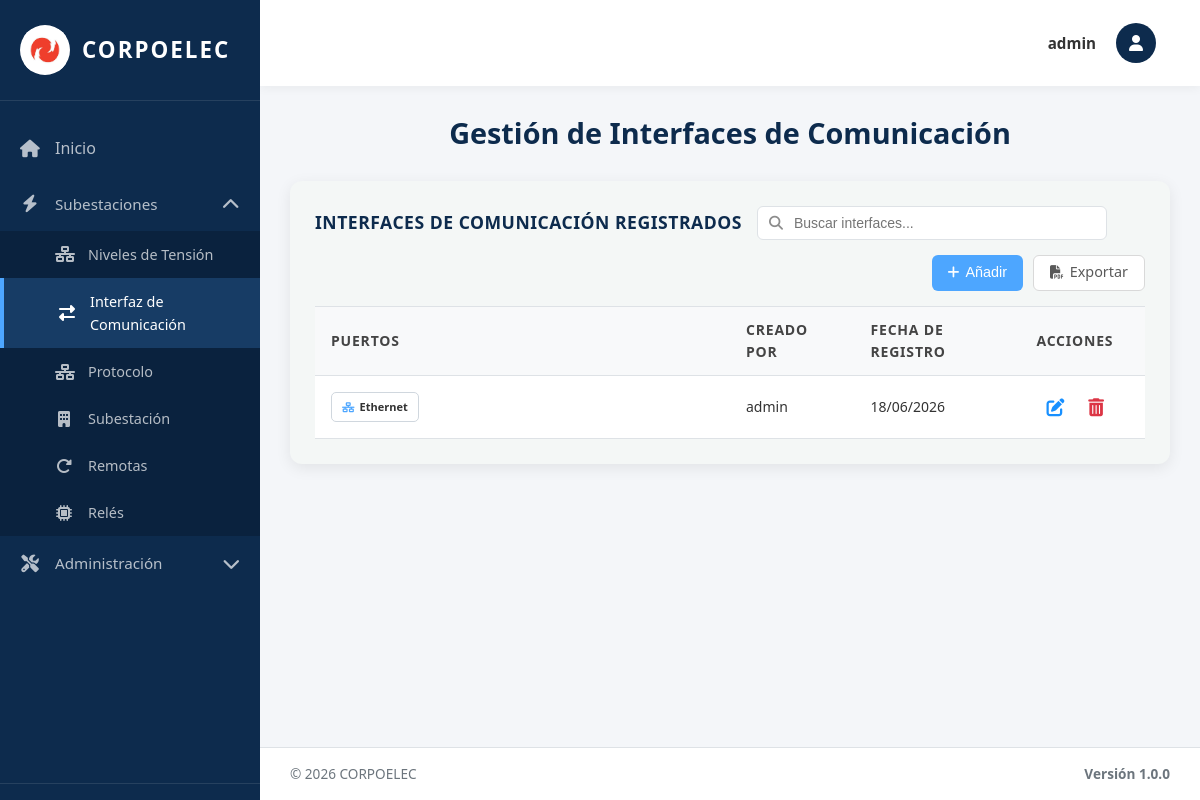
Page /interfaces/ (signed in) on the committed database.
### equipos/models.py (models this page shows, shortened)
class InterfazDeComunicacion(models.Model):
    TIPO_INTERFAZ_CHOICES = [
        ('PUERTOS', 'Puertos de Comunicación'),
        ('PROTOCOLOS', 'Protocolos de Comunicación'),
    ]
    TIPO_PUERTO_CHOICES = [
        ('ETH',   'Ethernet'),
        ('RS232', 'RS-232'),
        ('RS485', 'RS-485'),
        ('USB',   'USB'),
        ('FIBRA', 'Fibra Óptica'),
    ]
    Id_Interfaz = models.AutoField(primary_key=True, serialize=False)
    Puertos_C = models.IntegerField(default=0, verbose_name='Cantidad de Puertos')  # Contador denormalizado para queries rápidas
    Fecha_Reg = models.DateField(auto_now_add=True)
    creado_por = models.ForeignKey(User, on_delete=models.SET_NULL, null=True, blank=True, related_name='interfaces_creadas')
    Tipo_Interfaz = models.CharField(max_length=20, choices=TIPO_INTERFAZ_CHOICES, default='PUERTOS', verbose_name='Tipo de Interfaz')
    Tipo_Puerto = models.CharField(max_length=30, choices=TIPO_PUERTO_CHOICES, blank=True, default='', verbose_name='Tipo de Puerto')
    Activo = models.BooleanField(default=True, verbose_name='Activo')
    class _ActiveManager(models.Manager):
        def get_queryset(self):
            return super().get_queryset().filter(Activo=True)
    objects = models.Manager()
    activos = _ActiveManager()
    class Meta:
        verbose_name = 'Interfaz de Comunicación'
        verbose_name_plural = 'Interfaces de Comunicación'
        ordering = ['Id_Interfaz']

### equipos/views.py (the view, shortened to what this page needs)
# urls.py: path('interfaces/', interfaces_view, name='interfaces'),
@login_required(login_url='/login/')
@no_cache
def interfaces_view(request):
    interfaces_qs = InterfazDeComunicacion.objects.filter(
        Tipo_Interfaz='PUERTOS', Activo=True
    ).order_by('-Fecha_Reg', '-Id_Interfaz')
    paginator = Paginator(interfaces_qs, 10)
    page_number = request.GET.get('page')
    page_obj = paginator.get_page(page_number)
    tipos_registrados = list(
        InterfazDeComunicacion.objects.filter(Tipo_Interfaz='PUERTOS', Activo=True)
        .values_list('Tipo_Puerto', flat=True)
    )
    tipos_personalizados = TipoPuertoPersonalizado.objects.filter(Activo=True)
    context = {
        'title': 'Interfaces de Comunicación',
        'page_obj': page_obj,
        'tipos_registrados': tipos_registrados,
        'tipos_personalizados': tipos_personalizados,
        'is_admin': request.user.is_superuser,
        'puede_crear': puede_crear(request),
        'puede_actualizar': puede_actualizar(request),
        'puede_eliminar': puede_eliminar(request),
    }
    return render(request, 'interfaces.html', context)

### equipos/context_processors.py (called while the page is built, shortened)
def permisos_usuario(request):
    if request.user.is_superuser:
        return {
            'permisos_usuario': {'crear': True, 'actualizar': True, 'eliminar': True},
            'puede_crear': True,
            'puede_actualizar': True,
            'puede_eliminar': True,
        }

### templates/interfaces.html (shortened to what this page needs)
{% extends 'base.html' %}
{% load static %}
{% block content %}
<div class="welcome-text">
  <h2>Gestión de Interfaces de Comunicación</h2>
</div>
<div class="table-section">
<div class="table-header">
  <h3>INTERFACES DE COMUNICACIÓN REGISTRADOS</h3>
  <div class="search-container">
    <input type="text" class="search-input" id="searchInput" placeholder="Buscar interfaces..." onkeyup="filterTable()">
  </div>
  <div class="action-buttons">
    {% if puede_crear %}
    <button class="btn btn-primary btn-add-top" onclick="abrirModal()">
      <i class="fas fa-plus"></i> Añadir
    </button>
    {% endif %}
    <a href="{% url 'exportar_interfaces_pdf' %}" class="btn btn-secondary btn-add-top" title="Exportar PDF">
      <i class="fas fa-file-pdf"></i> Exportar
    </a>
  </div>
</div>
  {% if page_obj.paginator.count > 0 %}
  <table class="data-table">
    <thead>
      <tr>
        <th width="50%">Puertos</th>
        {% if is_admin %}<th width="15%">Creado Por</th>{% endif %}
        <th width="20%">Fecha de Registro</th>
        <th width="15%">Acciones</th>
      </tr>
    </thead>
    <tbody>
      {% for interfaz in page_obj %}
      <tr>
        <td>
          <div class="puertos-container">
          {% if interfaz.Tipo_Puerto %}
              <span class="puerto-badge">
                <span class="puerto-icon">
                  {% if interfaz.Tipo_Puerto == 'ETH' %}<i class="fas fa-network-wired"></i>
                  {% elif interfaz.Tipo_Puerto == 'RS232' %}<i class="fas fa-plug"></i>
                  {% elif interfaz.Tipo_Puerto == 'RS485' %}<i class="fas fa-exchange-alt"></i>
                  {% elif interfaz.Tipo_Puerto == 'USB' %}<i class="fab fa-usb"></i>
                  {% elif interfaz.Tipo_Puerto == 'FIBRA' %}<i class="fas fa-bolt"></i>
                  {% else %}<i class="fas fa-microchip"></i>{% endif %}
                </span>
                <span class="puerto-text">{{ interfaz.get_Tipo_Puerto_display }}</span>
              </span>
          {% else %}
              <span class="no-data">Sin tipo</span>
          {% endif %}
          </div>
        </td>
        {% if is_admin %}<td>{{ interfaz.creado_por.username|default:"Sistema" }}</td>{% endif %}
        <td><span class="fecha-text">{{ interfaz.Fecha_Reg|date:"d/m/Y" }}</span></td>
        <td class="actions-cell">
          {% if puede_actualizar %}
          <button type="button" class="btn-icon btn-edit" title="Editar" onclick="abrirModalEditar('{{ interfaz.Id_Interfaz }}')">
            <i class="fas fa-edit"></i>
          </button>
          {% endif %}
          <form method="post" style="display: inline;" onsubmit="return confirmarEliminacion(this);">
            {% if puede_eliminar %}
            <button type="submit" class="btn-icon btn-delete" title="Eliminar">
              <i class="fas fa-trash-alt"></i>
            </button>
            {% endif %}
          </form>
        </td>
      </tr>
      {% endfor %}
    </tbody>
  </table>
  {% else %}
  <p class="no-data">No hay interfaces de comunicación registradas.</p>
  {% endif %}
</div>
{% endblock %}

### templates/base.html (shortened to what this page needs)
{% load static %}
<!DOCTYPE html>
<html lang="es">
<head>
  <link rel="stylesheet" href="https://cdnjs.cloudflare.com/ajax/libs/font-awesome/6.4.0/css/all.min.css">
  <link rel="stylesheet" href="{% static 'css/global.css' %}">
 </head>
<body>
  <div class="layout-wrapper">
    <aside class="sidebar" id="sidebar">
      <div class="sidebar-brand" onclick="toggleSidebar()">
        <div class="sidebar-logo">
          <img src="{% static 'img/logo.jpg' %}" alt="Corpoelec">
        </div>
        <span class="sidebar-brand-text">Corpoelec</span>
      </div>
 <nav class="sidebar-nav">
        <a href="{% url 'index' %}" class="{% if request.path == '/' %}active{% endif %}" onclick="closeMobileSidebar()">
          <i class="fas fa-home"></i>
          <span>Inicio</span>
        </a>
         <div class="sidebar-dropdown {% if request.path == '/subestaciones/' or request.path == '/tensiones/' or request.path == '/interfaces/' or request.path == '/protocolo/' or request.path == '/reles/' or request.path == '/remotas/' %}active{% endif %}">
          <a href="#" class="dropdown-toggle" onclick="toggleDropdown(event, 'subestaciones-dropdown')">
            <i class="fas fa-bolt"></i>
            <span>Subestaciones</span>
            <i class="fas fa-chevron-down dropdown-arrow"></i>
          </a>
           <div class="dropdown-menu" id="subestaciones-dropdown">
             <a href="{% url 'tensiones' %}" class="{% if request.path == '/tensiones/' %}active{% endif %}" onclick="closeMobileSidebar()">
               <i class="fas fa-network-wired"></i>
               <span>Niveles de Tensión</span>
             </a>
               <a href="{% url 'interfaces' %}" class="{% if request.path == '/interfaces/' %}active{% endif %}" onclick="closeMobileSidebar()">
                 <i class="fas fa-exchange-alt"></i>
                 <span>Interfaz de Comunicación</span>
               </a>
               <a href="{% url 'protocolo' %}" class="{% if request.path == '/protocolo/' %}active{% endif %}" onclick="closeMobileSidebar()">
                 <i class="fas fa-network-wired"></i>
                 <span>Protocolo</span>
               </a>
               <a href="{% url 'subestaciones' %}" class="{% if request.path == '/subestaciones/' %}active{% endif %}" onclick="closeMobileSidebar()">
               <i class="fas fa-building"></i>
               <span>Subestación</span>
             </a>
             <a href="{% url 'remotas' %}" class="{% if request.path == '/remotas/' %}active{% endif %}" onclick="closeMobileSidebar()">
               <i class="fas fa-redo-alt"></i>
               <span>Remotas</span>
             </a>
             <a href="{% url 'reles' %}" class="{% if request.path == '/reles/' %}active{% endif %}" onclick="closeMobileSidebar()">
               <i class="fas fa-microchip"></i>
               <span>Relés</span>
              </a>
            </div>
         </div>
           {% if user.is_staff %}
           <div class="sidebar-dropdown {% if request.path == '/bitacora/' or request.path == '/admin/restaurar/' or request.path == '/admin/backup/' or request.path == '/admin/usuarios/' %}active{% endif %}">
             <a href="#" class="dropdown-toggle" onclick="toggleDropdown(event, 'admin-dropdown')">
               <i class="fas fa-tools"></i>
               <span>Administración</span>
               <i class="fas fa-chevron-down dropdown-arrow"></i>
             </a>
           </div>
           {% endif %}
        </nav>
        <div class="sidebar-bottom">
        </div>
      </aside>
    <main class="main-content" id="mainContent">
      <nav class="navbar">
        <div class="navbar-user">
          <div class="navbar-user-trigger" onclick="toggleUserMenu(event)">
            <div class="navbar-user-name">
              {% if user.first_name %}{{ user.first_name }}{% else %}{{ user.username }}{% endif %}
            </div>
            <div class="navbar-user-avatar">
              <i class="fas fa-user"></i>
            </div>
          </div>
         </div>
       </nav>
      <div class="content-area">
        {% block content %}{% endblock %}
      </div>
      <footer class="footer">
        <div class="footer-left">
          <span>© 2026 CORPOELEC</span>
        </div>
        <div class="footer-version">Versión 1.0.0</div>
      </footer>
    </main>
  </div>
</body>
</html>

### static/css/global.css (style rules this page uses)
body { font-size: 16px; font-weight: 400; color: #333; font-family: 'Open Sans', 'Segoe UI', Arial, sans-serif; line-height: 1.6; }
h1, h2, h3, .welcome-text h2 { font-size: 26px; font-weight: 700; color: #002D5A; margin: 0 0 20px 0; line-height: 1.2; }
.data-table thead th { font-size: 14px !important; font-weight: 700 !important; text-transform: uppercase !important; color: #444 !important; letter-spacing: 0.8px; padding: 12px 16px !important; background: #f8f9fa !important; border-top: 1px solid #dee2e6 !important; border-bottom: 1px solid #dee2e6 !important; }
.data-table thead { background: #f8f9fa !important; }
.data-table tbody td { font-size: 14px !important; font-weight: 400 !important; color: #333 !important; padding: 12px 16px !important; background: #fff !important; border-bottom: 1px solid #dee2e6 !important; }
.btn-primary, .btn-add-top { font-size: 14px !important; font-weight: 500 !important; border-radius: 8px !important; padding: 10px 20px !important; display: inline-flex; align-items: center; gap: 6px; }
.btn-icon { font-size: 18px !important; display: inline-flex; align-items: center; justify-content: center; padding: 6px !important; }
.btn-delete, .btn-delete i { color: #DC3545 !important; }
.btn-edit, .btn-edit i { color: #1890ff !important; }
.data-table { border-collapse: collapse; width: 100%; background: #fff; }
.data-table tbody tr { transition: background 0.15s ease; background: #fff; }
.data-table th, .data-table td { padding-top: 12px !important; padding-bottom: 12px !important; }
.form-control, input[type="text"], input[type="email"], select, textarea { font-size: 14px; font-weight: 400; color: #333; }
a { color: #1890ff; text-decoration: none; font-weight: 500; }

### templates/interfaces.html (style rules this page uses)
:root { --primary: #4DA6FF; --primary-dark: #3d8fe0; --dark-blue: #0D2B4D; --border-color: #dee2e6; --bg-light: #f4f7f6; }
.table-section { background: var(--bg-light); padding: 25px; border-radius: 12px; box-shadow: 0 4px 15px rgba(0,0,0,0.08); margin-bottom: 20px; }
.table-header { display: flex; justify-content: space-between; align-items: center; margin-bottom: 15px; gap: 15px; flex-wrap: wrap; }
.table-header h3 { margin: 0; color: var(--dark-blue); flex: 0 0 auto; }
.search-container { position: relative; display: flex; align-items: center; flex: 1 1 auto; min-width: 250px; }
.search-input { width: 350px; padding: 8px 12px 8px 36px; border: 1px solid var(--border-color); border-radius: 6px; font-size: 14px; color: #333; background: #fff; transition: border-color 0.3s ease; }
.btn { padding: 10px 20px; border-radius: 8px; font-size: 0.9rem; font-weight: 600; cursor: pointer; border: none; transition: all 0.2s; display: inline-flex; align-items: center; text-decoration: none; }
.btn-primary { background: var(--primary); color: #fff; }
.btn-secondary { background: #fff; color: #595959; border: 1px solid #d9d9d9; }
.btn-icon { background: none; border: none; cursor: pointer; font-size: 1.1rem; padding: 6px; border-radius: 4px; display: inline-flex; align-items: center; justify-content: center; transition: all 0.2s; color: #6c757d; margin: 0 4px; }
.action-buttons { display: flex; gap: 10px; flex: 0 0 auto; margin-left: auto; }
.data-table { width: 100%; border-collapse: collapse; }
.data-table th, .data-table td { padding: 12px 15px; text-align: left; border-bottom: 1px solid var(--border-color); }
.data-table th { font-weight: 600; color: var(--dark-blue); font-size: 0.9rem; background: #f8f9fa; }
.actions-cell { white-space: nowrap; text-align: right; }
.puertos-container { display: flex; flex-wrap: nowrap; gap: 6px; overflow-x: auto; padding: 4px 0; align-items: center; }
.puerto-badge { display: inline-flex; align-items: center; gap: 5px; padding: 5px 10px; background: #fff; border: 1.5px solid #d0d7de; border-radius: 5px; font-size: 11px; font-weight: 600; white-space: nowrap; }
.puerto-icon { color: var(--primary); font-size: 10px; }

### rows in the picture
InterfazDeComunicacion: Tipo_Puerto "Ethernet", creado_por.username "admin", Fecha_Reg "18/06/2026"

### other values in the picture
{{ user.username }} "admin"
